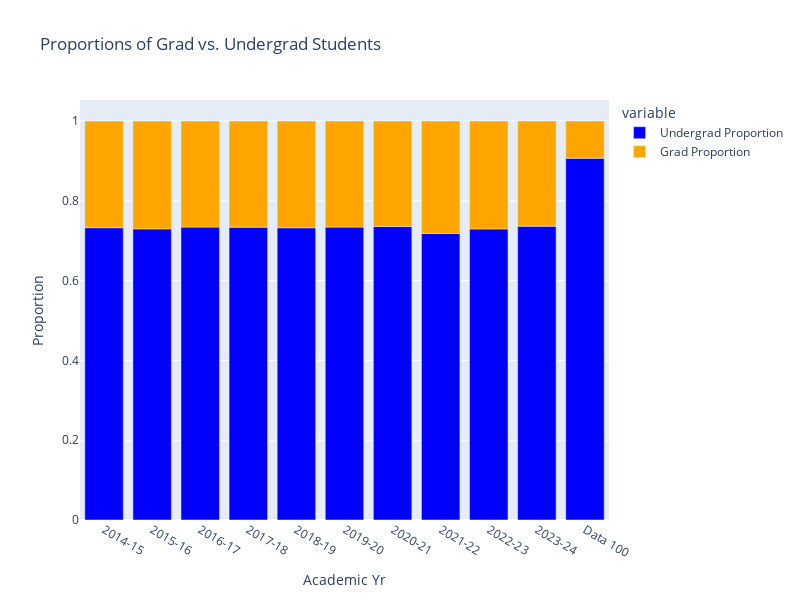

The notebook cell this image was saved under:
### Code cell
data100_row = {'Graduate':[data100_grad], 
               'Undergraduate':[data100_undergrad], 
               'Total':[data100_grad + data100_undergrad], 
               'Undergrad Proportion':[data100_undergrad / (data100_grad + data100_undergrad)],
               'Grad Proportion':[data100_grad / (data100_grad + data100_undergrad)], 
               }

new_row_df = pd.DataFrame(data100_row)

proportions.loc['Data 100'] = new_row_df.iloc[0]


fig = px.bar(proportions.reset_index(), 
             x='Academic Yr', 
             y=['Undergrad Proportion', 'Grad Proportion'],
             title='Proportions of Grad vs. Undergrad Students',
             labels={'value': 'Proportion'},
             color_discrete_map={'Undergrad Proportion': 'blue', 'Grad Proportion': 'orange'})


fig.update_layout(barmode='relative', autosize=False, width=800, height=600)
fig.show()

### Figure 1 — Plotly figure (JSON) as saved in the notebook; plotly's stock layout.template omitted (floating-point values rounded to 4 significant figures)
{"data": [{"alignmentgroup": "True", "hovertemplate": "variable=Undergrad Proportion<br>Academic Yr=%{x}<br>Proportion=%{y}<extra></extra>", "legendgroup": "Undergrad Proportion", "marker": {"color": "blue", "pattern": {"shape": ""}}, "name": "Undergrad Proportion", "offsetgroup": "Undergrad Proportion", "orientation": "v", "showlegend": true, "textposition": "auto", "type": "bar", "x": ["2014-15", "2015-16", "2016-17", "2017-18", "2018-19", "2019-20", "2020-21", "2021-22", "2022-23", "2023-24", "Data 100"], "xaxis": "x", "y": [0.7327, 0.7296, 0.7342, 0.734, 0.7325, 0.734, 0.7355, 0.7181, 0.7295, 0.7363, 0.9067], "yaxis": "y"}, {"alignmentgroup": "True", "hovertemplate": "variable=Grad Proportion<br>Academic Yr=%{x}<br>Proportion=%{y}<extra></extra>", "legendgroup": "Grad Proportion", "marker": {"color": "orange", "pattern": {"shape": ""}}, "name": "Grad Proportion", "offsetgroup": "Grad Proportion", "orientation": "v", "showlegend": true, "textposition": "auto", "type": "bar", "x": ["2014-15", "2015-16", "2016-17", "2017-18", "2018-19", "2019-20", "2020-21", "2021-22", "2022-23", "2023-24", "Data 100"], "xaxis": "x", "y": [0.2673, 0.2704, 0.2658, 0.266, 0.2675, 0.266, 0.2645, 0.2819, 0.2705, 0.2637, 0.09333], "yaxis": "y"}], "layout": {"autosize": false, "barmode": "relative", "height": 600, "legend": {"title": {"text": "variable"}, "tracegroupgap": 0}, "title": {"text": "Proportions of Grad vs. Undergrad Students"}, "width": 800, "xaxis": {"anchor": "y", "autorange": true, "domain": [0, 1], "range": [-0.5, 10.5], "title": {"text": "Academic Yr"}, "type": "category"}, "yaxis": {"anchor": "x", "autorange": true, "domain": [0, 1], "range": [0, 1.053], "title": {"text": "Proportion"}, "type": "linear"}}}
